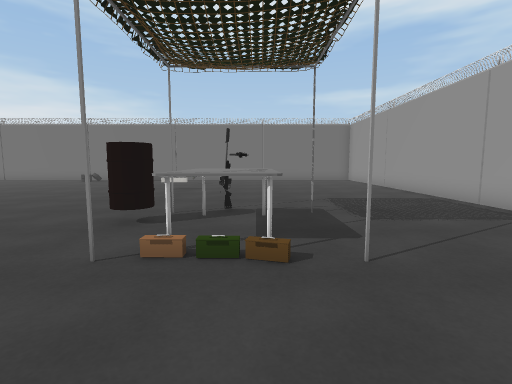
View 1 (above)

24 first-person views from a walk through a 3-D level made in the Unity game engine. The camera is 1.2 m above the floor, tilts 6° down and sees 85° across. The floor is counted in squares, 1 m on a side. Each view is taken from the middle of a square. On the plan, view 1 faces up. The plan holds only what a view shows up to about 13 squares ahead; the rest is blank. The place goes on beyond the plan. The player is left out. Some animated figures are left out. Some surface patterns are stand-ins.

View 2
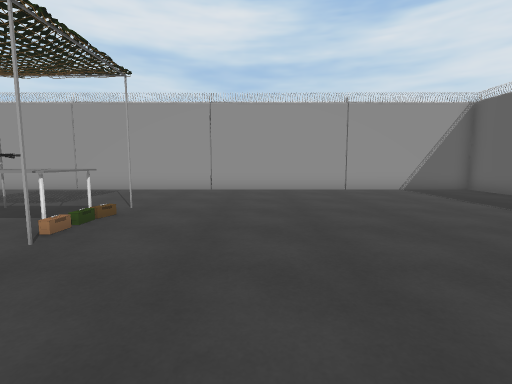

View 3
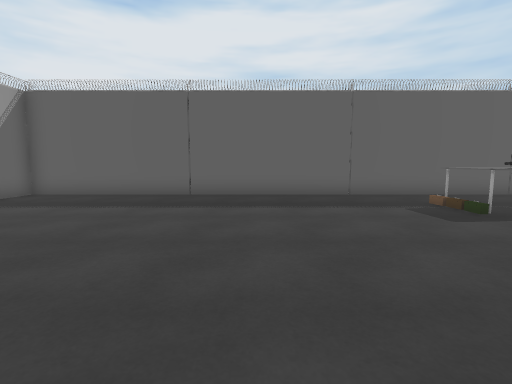

View 4
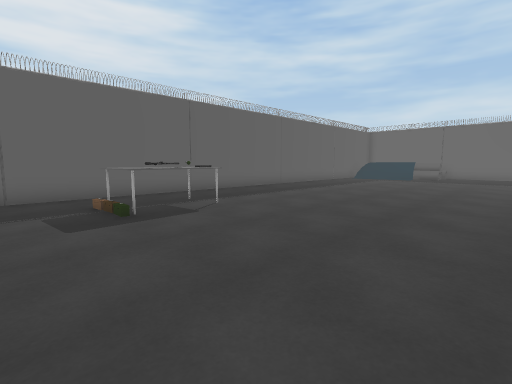

View 5
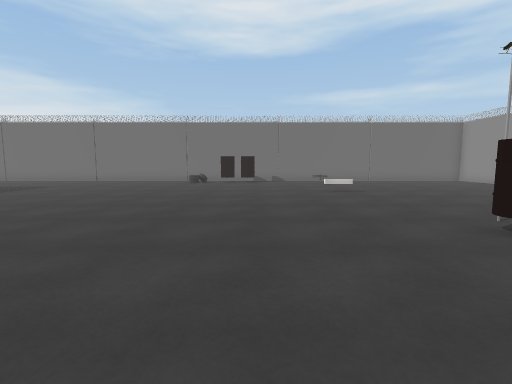

View 6
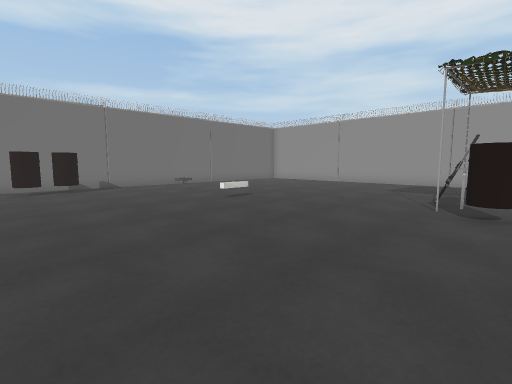

View 7
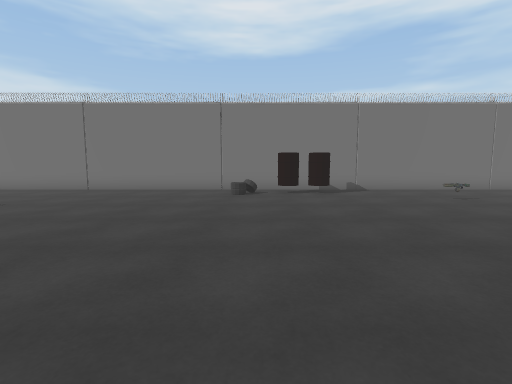

View 8
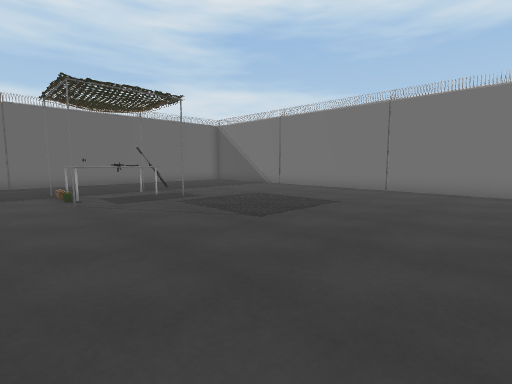

View 9
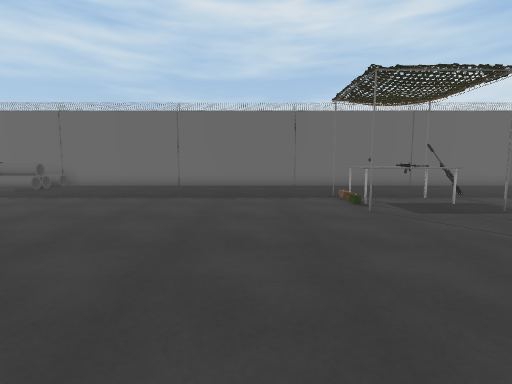

View 10
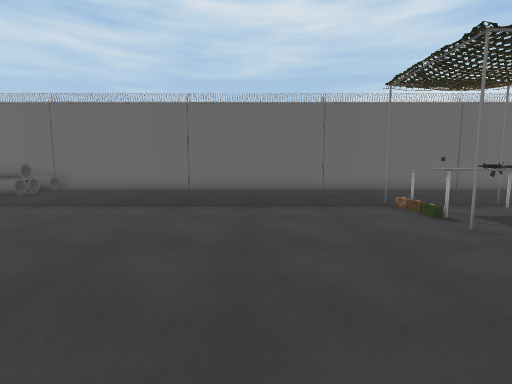

View 11
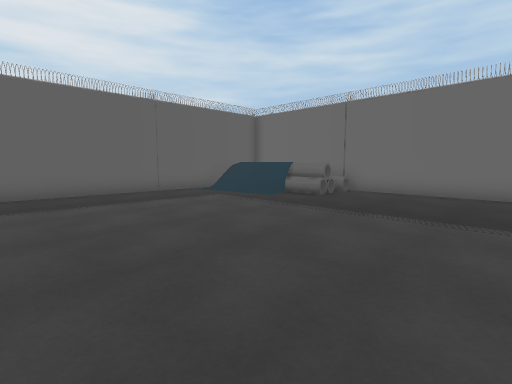

View 12
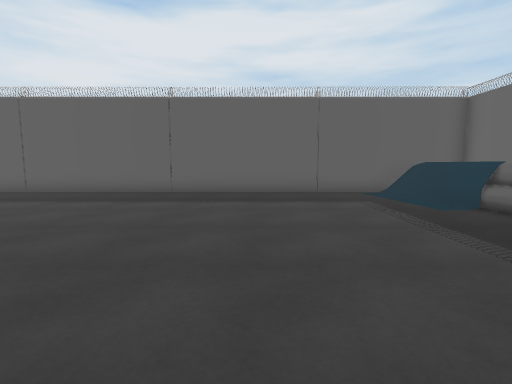

View 13
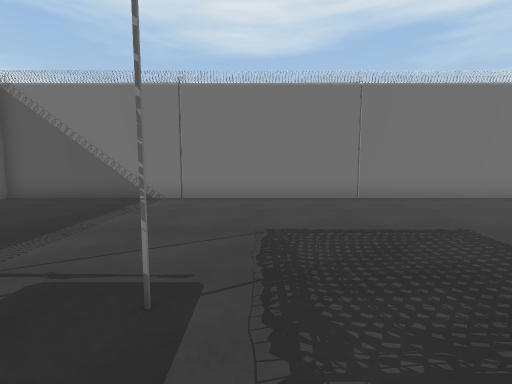

View 14
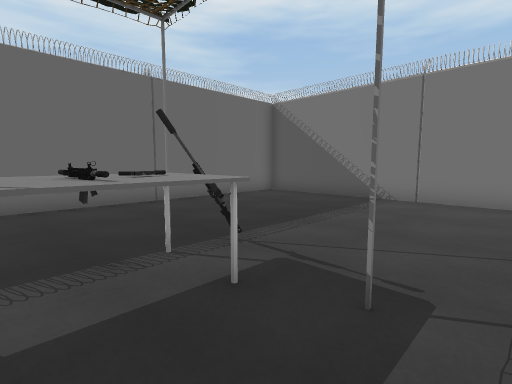

View 15
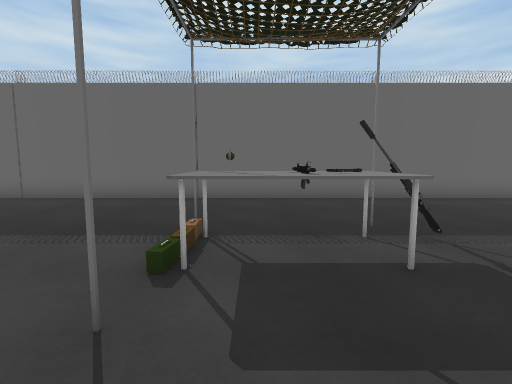

View 16
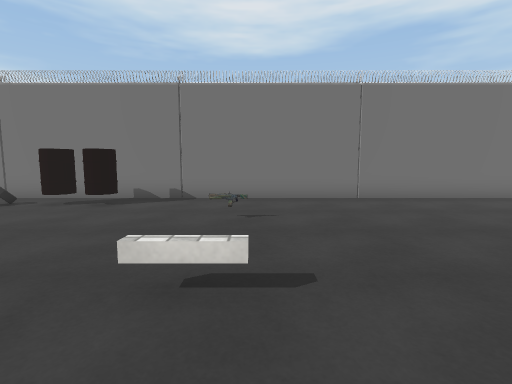

View 17
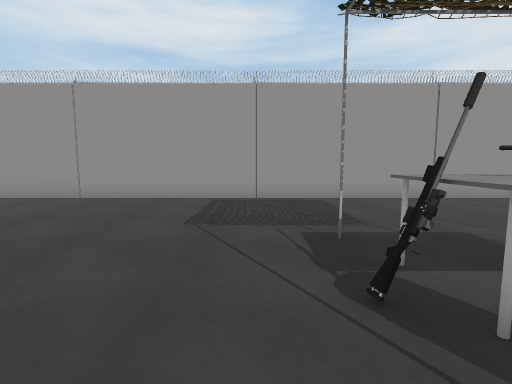

View 18
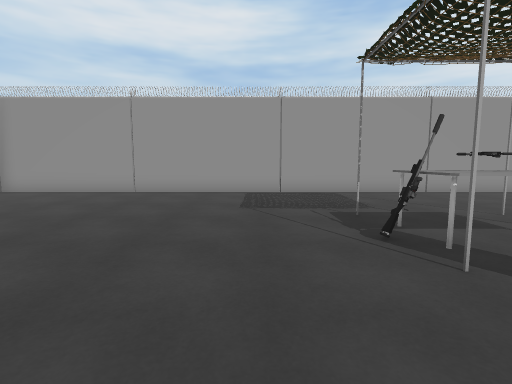

View 19
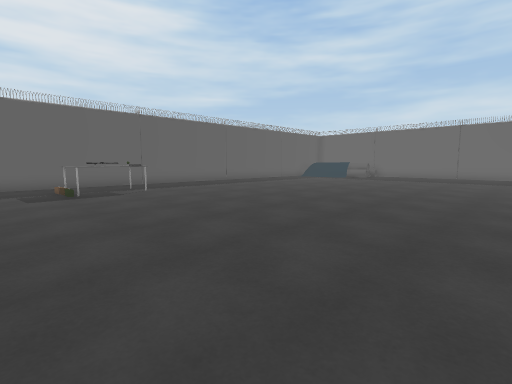

View 20
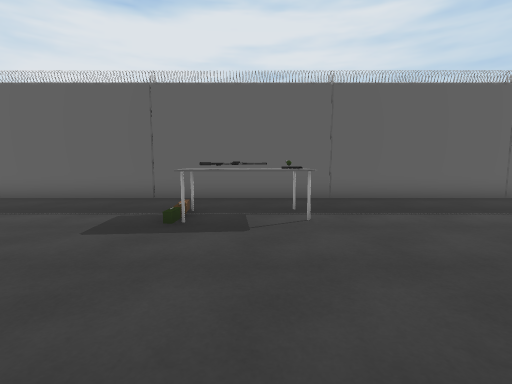

View 21
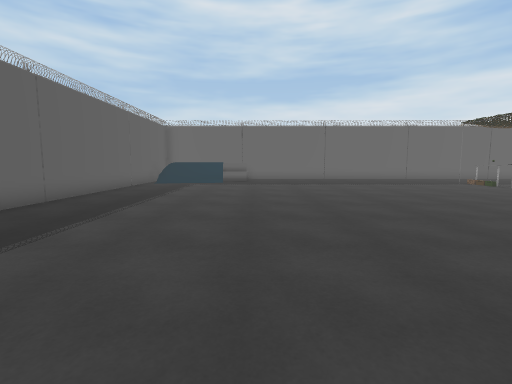

View 22
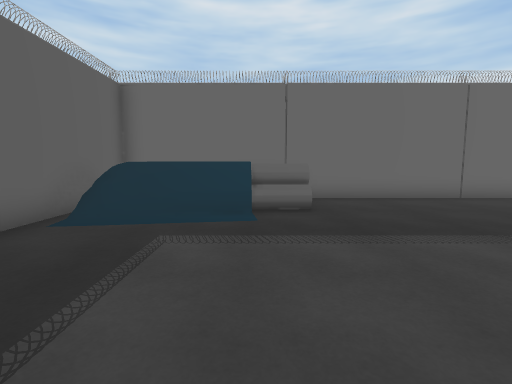

View 23
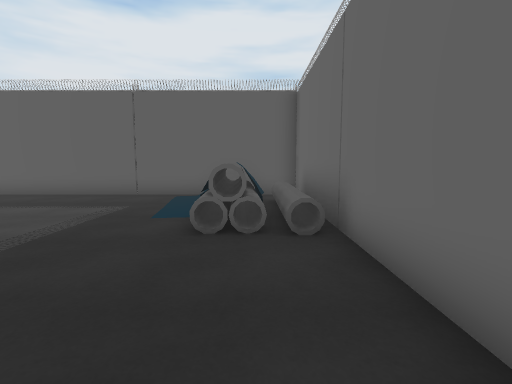

View 24
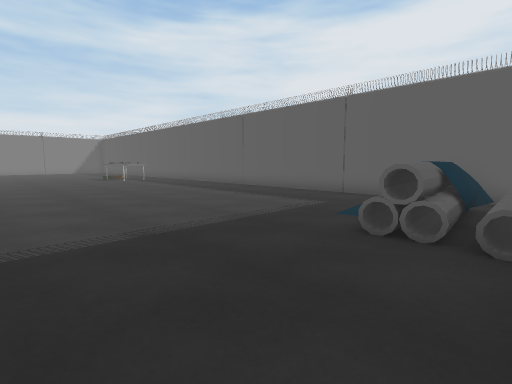

### Floor plan
Key: @ floor where view 1 was taken; # wall or solid block; . floor; = window, fence, low wall or low ledge; ^ raised ledge; T thing the floor can be seen under or through; O other object.
Columns run from 30 left of view 1 to 7 right of it. Each row starts with its distance up from view 1.
 20 ######################################
 19 #....................................#
 18 #...................OOOO.............#
 17 #....................................#
 16 #.........................O..........#
 15 #....................................#
 14 #....................................#
 13 #....................................#
 12 #....OOTT............................#
 11 #.....OT.............................#
 10 #.....OT.............................#
  9 #.....OO#............................#
  8 #....................................#
  7 #...........................TTT......#
  6 #..........................OTTT......#
  5 #..........................O.OT......#
  4 #............................TT......#
  3 #...........................#OO#.....#
  2 #....................................#
  1 #....................................#
  0 #.............................@......#
 -1 #....................................#
 -2 #....................................#
 -3 #....................................#
 -4 #OOO.................................#
 -5 #OOO.................................#
 -6 #OOO................OO^=.............#
 -7 #OOO ...............^^^..............#
 -8 #OOO ................................#
 -9 #  O ................................#
-10 ######################################

Where each view was taken, in squares from view 1:
view 1: 0 up, 0 right, facing up
view 2: 0 up, 6 left, facing right
view 3: 1 up, 2 left, facing down
view 4: 1 up, 5 left, facing down-left
view 5: 1 up, 7 left, facing up
view 6: 5 up, 10 left, facing up-right
view 7: 7 up, 10 left, facing up
view 8: 7 up, 13 left, facing up-left
view 9: 6 up, 15 left, facing left
view 10: 5 up, 17 left, facing left
view 11: 2 up, 18 left, facing down-left
view 12: 2 up, 21 left, facing down
view 13: 10 up, 21 left, facing up
view 14: 10 up, 21 left, facing up-left
view 15: 10 up, 20 left, facing left
view 16: 10 up, 3 left, facing up
view 17: 8 up, 3 left, facing right
view 18: 9 up, 5 left, facing right
view 19: 6 up, 5 left, facing down-left
view 20: 0 up, 9 left, facing down
view 21: 3 down, 9 left, facing left
view 22: 5 down, 20 left, facing left
view 23: 1 up, 28 left, facing down
view 24: 1 up, 29 left, facing down-right
